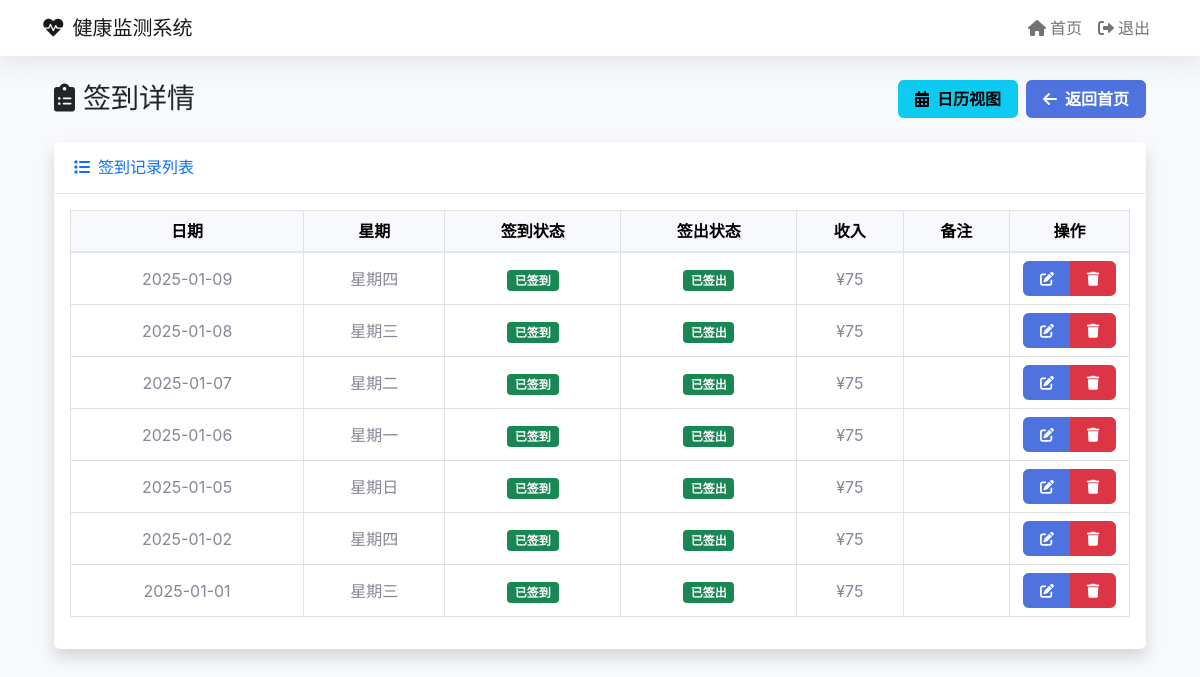
Before: /checkin_detail (signed in) with the older database file.
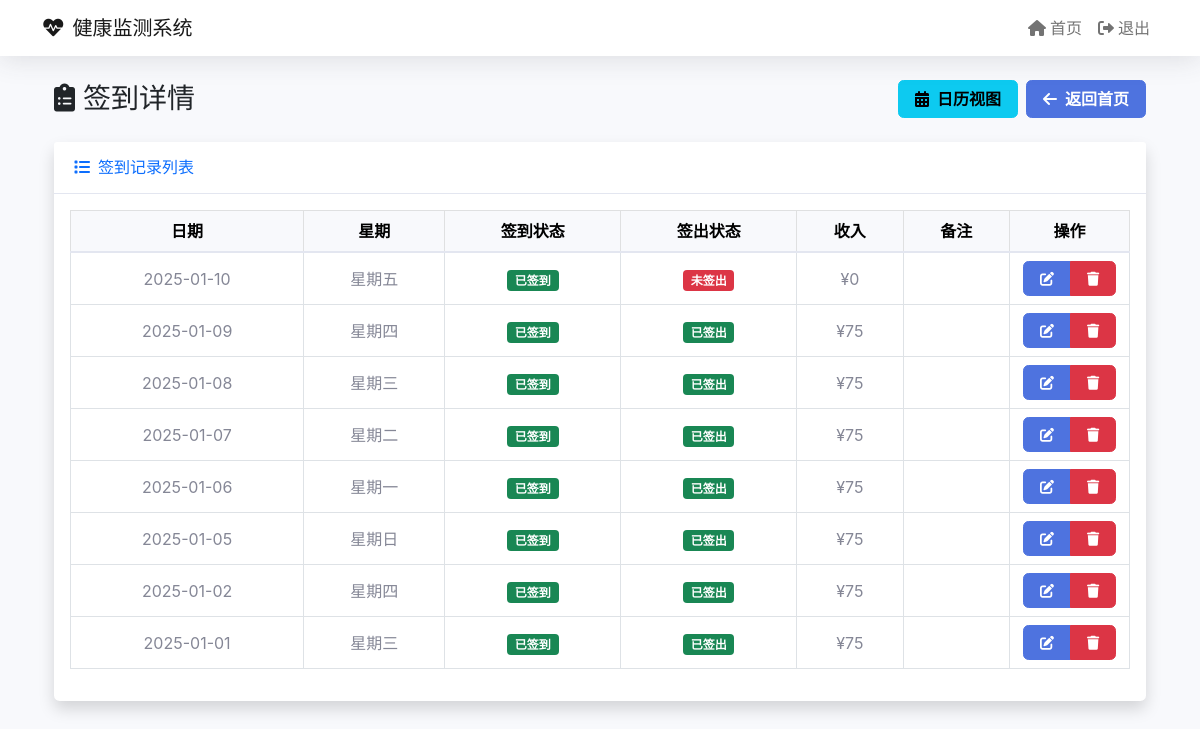
After: the same page with the newer database file.
### tables this page shows
CREATE TABLE checkin_records
                 (id INTEGER PRIMARY KEY AUTOINCREMENT,
                  date TEXT NOT NULL,
                  day_of_week TEXT NOT NULL,
                  checkin BOOLEAN NOT NULL,
                  checkout BOOLEAN NOT NULL,
                  notes TEXT,
                  income DECIMAL(10,2));

### app.py (the view)
@app.route('/checkin_detail')
@login_required
def checkin_detail():
    page = request.args.get('page', 1, type=int)
    per_page = 10
    db = get_db()
    records = db.execute('''
        WITH daily_records AS (
            SELECT
                id,
                date,
                day_of_week,
                MAX(checkin) as checkin_status,
                MAX(checkout) as checkout_status,
                GROUP_CONCAT(notes, ' ') as all_notes
            FROM (
                SELECT
                    id,
                    date,
                    day_of_week,
                    checkin,
                    checkout,
                    notes
                FROM checkin_records
                ORDER BY id DESC
            )
            GROUP BY date
        )
        SELECT
            id,
            date,
            day_of_week,
            checkin_status,
            checkout_status,
            CASE
                WHEN checkin_status = 1 AND checkout_status = 1 THEN 75
                ELSE 0
            END as total_income,
            all_notes
        FROM daily_records
        ORDER BY date DESC
        LIMIT ? OFFSET ?
    ''', [per_page, (page - 1) * per_page]).fetchall()
    total = db.execute('''
        SELECT COUNT(DISTINCT date)
        FROM checkin_records
    ''').fetchone()[0]
    formatted_records = []
    for record in records:
        formatted_records.append({
            'id': record['id'],
            'date': record['date'],
            'day_of_week': record['day_of_week'],
            'checkin': record['checkin_status'],
            'checkout': record['checkout_status'],
            'income': record['total_income'],
            'notes': record['all_notes'].strip() if record['all_notes'] else ''
        })
    db.close()
    total_pages = (total + per_page - 1) // per_page
    return render_template('checkindetail.html',
                         records=formatted_records,
                         current_page=page,
                         total_pages=total_pages)

### app.py (called while the page is built)
def login_required(f):
    @wraps(f)
    def decorated_function(*args, **kwargs):
        if 'logged_in' not in session:
            return redirect(url_for('login'))
        return f(*args, **kwargs)
    return decorated_function

### templates/checkindetail.html (shortened to what this page needs)
{% extends "base.html" %}
{% block content %}
<div class="container-fluid">
    <div class="d-sm-flex align-items-center justify-content-between mb-4">
        <h1 class="h3 mb-0 text-gray-800">
            <i class="fas fa-clipboard-list me-2"></i>签到详情
        </h1>
        <div class="d-flex">
            <a href="{{ url_for('checkin_calendar') }}" class="btn btn-info me-2">
                <i class="fas fa-calendar-alt me-2"></i>日历视图
            </a>
            <a href="{{ url_for('landing') }}" class="btn btn-primary">
                <i class="fas fa-arrow-left me-2"></i>返回首页
            </a>
        </div>
    </div>
    <div class="card shadow mb-4">
        <div class="card-header py-3 d-flex justify-content-between align-items-center">
            <h6 class="m-0 font-weight-bold text-primary">
                <i class="fas fa-list me-2"></i>签到记录列表
            </h6>
        </div>
        <div class="card-body">
            <div class="table-responsive">
                <table class="table table-bordered table-hover" width="100%" cellspacing="0">
                    <thead class="table-light">
                        <tr>
                            <th class="text-center">日期</th>
                            <th class="text-center">星期</th>
                            <th class="text-center">签到状态</th>
                            <th class="text-center">签出状态</th>
                            <th class="text-center">收入</th>
                            <th class="text-center">备注</th>
                            <th class="text-center" style="width: 120px;">操作</th>
                        </tr>
                    </thead>
                    <tbody>
                        {% for record in records %}
                        <tr>
                            <td class="text-center align-middle">{{ record['date'] }}</td>
                            <td class="text-center align-middle">{{ record['day_of_week'] }}</td>
                            <td class="text-center align-middle">
                                {% if record['checkin'] %}
                                <span class="badge bg-success">已签到</span>
                                {% else %}
                                <span class="badge bg-danger">未签到</span>
                                {% endif %}
                            </td>
                            <td class="text-center align-middle">
                                {% if record['checkout'] %}
                                <span class="badge bg-success">已签出</span>
                                {% else %}
                                <span class="badge bg-danger">未签出</span>
                                {% endif %}
                            </td>
                            <td class="text-center align-middle">¥{{ record['income'] }}</td>
                            <td class="align-middle">{{ record['notes'] }}</td>
                            <td class="text-center align-middle">
                                <div class="btn-group">
                                    <button type="button" class="btn btn-primary btn-sm"
                                            data-bs-toggle="modal"
                                            data-bs-target="#editModal{{ record['id'] }}"
                                            title="编辑">
                                        <i class="fas fa-edit"></i>
                                    </button>
                                    <button type="button" class="btn btn-danger btn-sm"
                                            data-bs-toggle="modal"
                                            data-bs-target="#deleteModal{{ record['id'] }}"
                                            title="删除">
                                        <i class="fas fa-trash"></i>
                                    </button>
                                </div>
                            </td>
                        </tr>
                        {% endfor %}
                    </tbody>
                </table>
            </div>
        </div>
    </div>
</div>
{% endblock %}

### templates/base.html (shortened to what this page needs)
<!DOCTYPE html>
<html>
<head>
    <link href="https://cdn.jsdelivr.net/npm/bootstrap@5.1.3/dist/css/bootstrap.min.css" rel="stylesheet">
    <link href="https://cdnjs.cloudflare.com/ajax/libs/font-awesome/6.0.0/css/all.min.css" rel="stylesheet">
</head>
<body>
    <nav class="navbar navbar-expand-lg navbar-light mb-4">
        <div class="container">
            <a class="navbar-brand" href="{{ url_for('landing') }}">
                <i class="fas fa-heartbeat me-2"></i>健康监测系统
            </a>
            {% if session.logged_in %}
            <div class="collapse navbar-collapse" id="navbarNav">
                <ul class="navbar-nav ms-auto">
                    <li class="nav-item">
                        <a class="nav-link" href="{{ url_for('landing') }}">
                            <i class="fas fa-home me-1"></i>首页
                        </a>
                    </li>
                    <li class="nav-item">
                        <a class="nav-link" href="{{ url_for('logout') }}">
                            <i class="fas fa-sign-out-alt me-1"></i>退出
                        </a>
                    </li>
                </ul>
            </div>
            {% endif %}
        </div>
    </nav>
    <div class="container">
        {% block content %}{% endblock %}
    </div>
</body>
</html>

### templates/base.html (style rules this page uses)
:root { --primary-color: #4e73df; --secondary-color: #858796; --success-color: #1cc88a; --info-color: #36b9cc; --warning-color: #f6c23e; --danger-color: #e74a3b; }
body { background-color: #f8f9fc; font-family: 'Nunito', -apple-system, BlinkMacSystemFont, "Segoe UI", Roboto, "Helvetica Neue", Arial, sans-serif; }
.navbar { background-color: white; box-shadow: 0 .15rem 1.75rem 0 rgba(58,59,69,.15); }
.card { border: none; border-radius: .35rem; box-shadow: 0 .15rem 1.75rem 0 rgba(58,59,69,.15); }
.card-header { background-color: white; border-bottom: 1px solid #e3e6f0; padding: 1rem 1.25rem; }
.btn { border-radius: .35rem; padding: .375rem 1rem; font-weight: 600; }
.btn-primary { background-color: var(--primary-color); border-color: var(--primary-color); }
.table { color: #858796; }
.table thead th { background-color: #f8f9fc; border-bottom: 2px solid #e3e6f0; }

Changed rows visible on the page:
added checkin_records: date "2025-01-10", day_of_week "星期五", shows "未签出", income "0"
